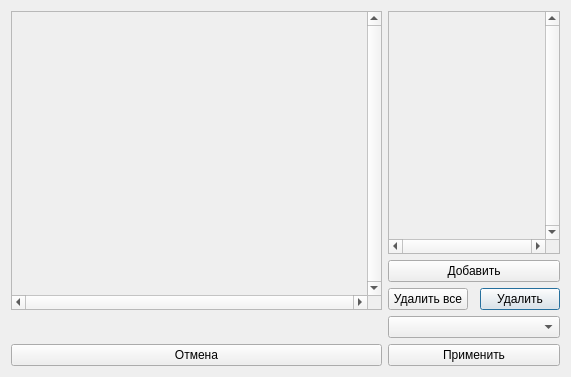
<?xml version="1.0" encoding="UTF-8"?>
<ui version="4.0">
 <class>CDialog_Animations</class>
 <widget class="QDialog" name="CDialog_Animations">
  <property name="geometry">
   <rect>
    <x>0</x>
    <y>0</y>
    <width>571</width>
    <height>377</height>
   </rect>
  </property>
  <property name="windowTitle">
   <string>Последовательность анимации тайлов</string>
  </property>
  <layout class="QGridLayout" name="gridLayout_2">
   <item row="0" column="0">
    <layout class="QGridLayout" name="gridLayout" columnstretch="1,0,0,0,0">
     <item row="0" column="0" rowspan="3" colspan="2">
      <widget class="QScrollArea" name="cScrollArea_Tiles">
       <property name="verticalScrollBarPolicy">
        <enum>Qt::ScrollBarAlwaysOn</enum>
       </property>
       <property name="horizontalScrollBarPolicy">
        <enum>Qt::ScrollBarAlwaysOn</enum>
       </property>
       <property name="widgetResizable">
        <bool>true</bool>
       </property>
       <widget class="QWidget" name="cScrollAreaWidgetContents_Tiles">
        <property name="geometry">
         <rect>
          <x>0</x>
          <y>0</y>
          <width>359</width>
          <height>280</height>
         </rect>
        </property>
       </widget>
      </widget>
     </item>
     <item row="2" column="4">
      <widget class="QPushButton" name="cPushButton_Delete">
       <property name="text">
        <string>Удалить</string>
       </property>
      </widget>
     </item>
     <item row="2" column="2">
      <widget class="QPushButton" name="cPushButton_Clear">
       <property name="text">
        <string>Удалить все</string>
       </property>
      </widget>
     </item>
     <item row="0" column="2" colspan="3">
      <widget class="QScrollArea" name="cScrollArea_TilesSequence">
       <property name="verticalScrollBarPolicy">
        <enum>Qt::ScrollBarAlwaysOn</enum>
       </property>
       <property name="horizontalScrollBarPolicy">
        <enum>Qt::ScrollBarAlwaysOn</enum>
       </property>
       <property name="widgetResizable">
        <bool>true</bool>
       </property>
       <widget class="QWidget" name="cScrollAreaWidgetContents_TilesSequence">
        <property name="geometry">
         <rect>
          <x>0</x>
          <y>0</y>
          <width>146</width>
          <height>218</height>
         </rect>
        </property>
       </widget>
      </widget>
     </item>
     <item row="1" column="2" colspan="3">
      <widget class="QPushButton" name="cPushButton_Add">
       <property name="text">
        <string>Добавить</string>
       </property>
      </widget>
     </item>
     <item row="4" column="2" colspan="3">
      <widget class="QPushButton" name="cPushButton_Apply">
       <property name="text">
        <string>Применить</string>
       </property>
      </widget>
     </item>
     <item row="4" column="0" colspan="2">
      <widget class="QPushButton" name="cPushButton_Cancel">
       <property name="text">
        <string>Отмена</string>
       </property>
      </widget>
     </item>
     <item row="3" column="0">
      <spacer name="horizontalSpacer">
       <property name="orientation">
        <enum>Qt::Horizontal</enum>
       </property>
       <property name="sizeHint" stdset="0">
        <size>
         <width>40</width>
         <height>20</height>
        </size>
       </property>
      </spacer>
     </item>
     <item row="3" column="2" colspan="3">
      <widget class="QComboBox" name="cComboBox_AnimationMode"/>
     </item>
    </layout>
   </item>
  </layout>
 </widget>
 <resources/>
 <connections/>
</ui>
